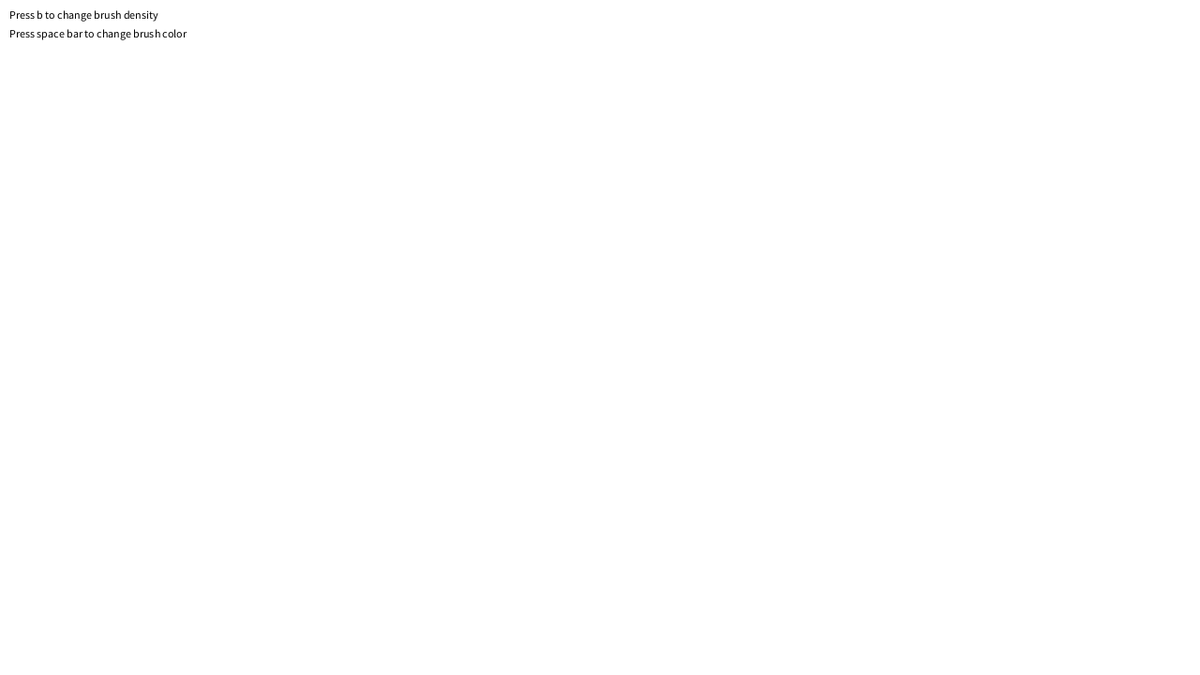
Frame 1 (no input)
Frame 60 (the mouse pressed at the canvas centre just before this capture): identical to frame 1, image omitted
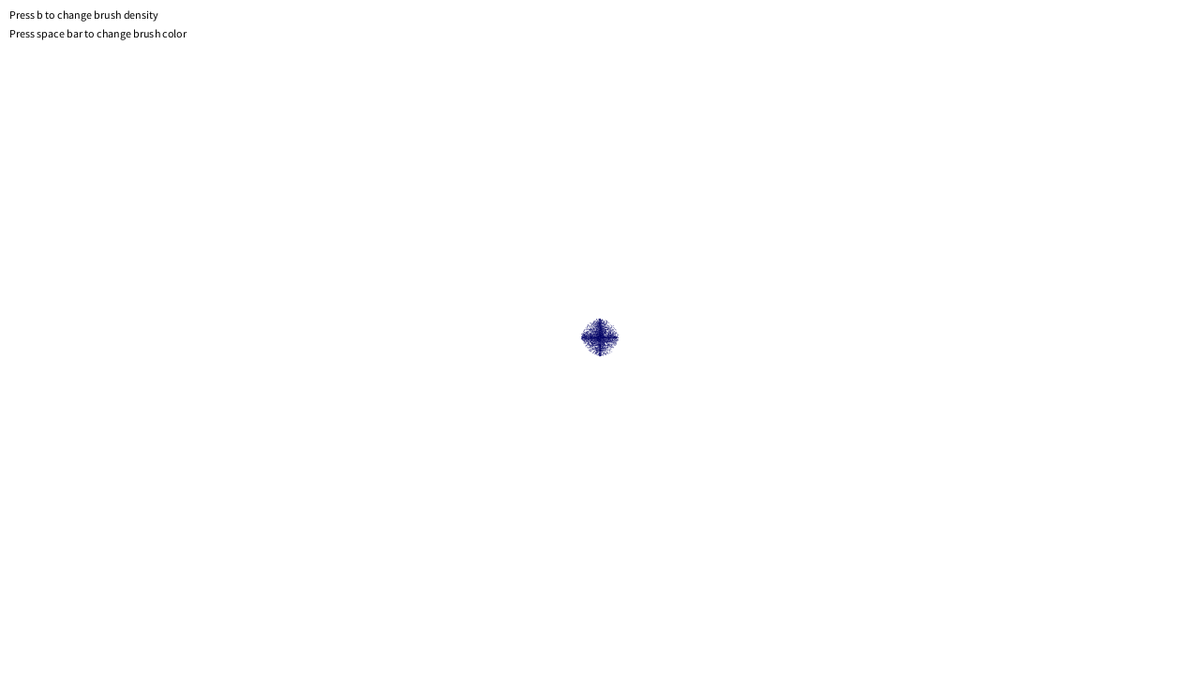
Frame 120 (the mouse held since frame 60 and released just before this capture)

The Processing sketch that drew these frames (run headless with seeded random() and noise(); from frame 60 on, the mouse is pressed at the canvas centre):

// Processing sketch: airBrushClass
// ── airBrushClass.pde
//make a new airbrush

int density = 50;
int brushSize = 20;
int paintSize = 1;
color paintColor = color(0,0,100, 150);

AirBrush ab = new AirBrush(density, brushSize, paintSize, paintColor);

void setup() {
  size(1280, 720);
  
  
  background(255);
  stroke(0);
  fill(0);
  text("Press b to change brush density", 10,20);
  text("Press space bar to change brush color", 10,40);
}

void draw() {
  
  if (mousePressed) {
    //draw the airbrush
    ab.draw(mouseX, mouseY);
  }
}

void keyPressed() {
  //if spacebar is hit change color to red
  if (key == ' ') {
    ab.brushColor = color(255, 0, 0, 150);
  } 

  //if b increase brush density
  if (key == 'b') {
    ab.brushDensity = 200;
  }
}
// ── airBrush.pde
class AirBrush {
  int brushDensity;
  int brushSize;
  int paintSize;
  color brushColor;
  int x;
  int y;


  AirBrush(int bD, int bS,int pS, color c) {
    brushDensity = bD;
    brushSize = bS;
    paintSize = pS;
    brushColor = c;
  }


  void draw(int xPos, int yPos) {
    noStroke();
    fill(brushColor);
    for (int i = 0; i<brushDensity; i++) { 
      ellipse(sin(frameCount*i)*random(-brushSize, brushSize)+xPos, cos(frameCount*i)*random(-brushSize, brushSize)+yPos, paintSize, paintSize);
    }
  }
}
